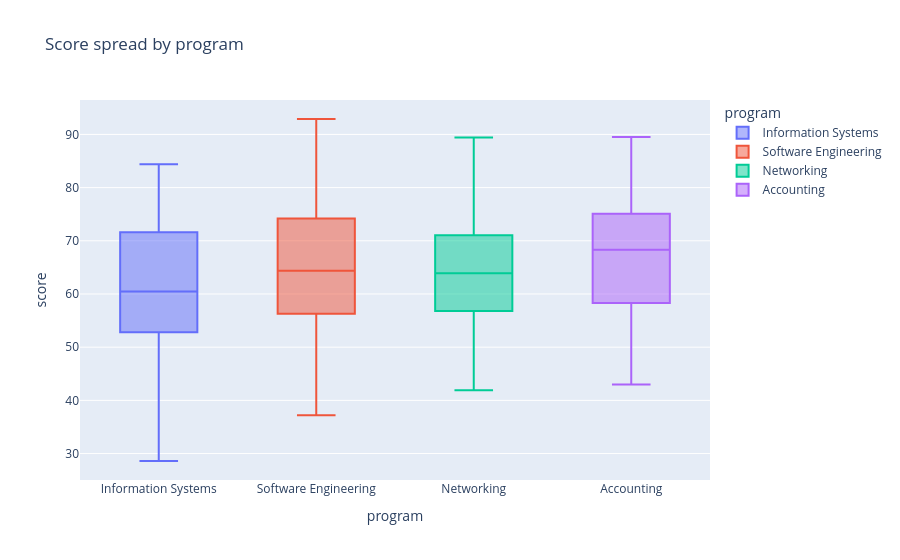

Write notebook code for a chart like this one.
### Markdown cell above
### Bonus (+3): One chart, four stories

### Code cell
fig4 = px.box(df, x="program", y="score", color="program", title="Score spread by program")
fig4.show()

# Most consistent program = the one with the shortest box (smallest IQR).
# Widest spread = the one with the tallest box / longest whiskers.
# Read both off the chart and name the programs in your two sentences.

### Figure 1 — Plotly figure (JSON) as saved in the notebook; plotly's stock layout.template omitted (floating-point values rounded to 4 significant figures)
{"data": [{"alignmentgroup": "True", "hovertemplate": "program=%{x}<br>score=%{y}<extra></extra>", "legendgroup": "Information Systems", "marker": {"color": "#636efa"}, "name": "Information Systems", "notched": false, "offsetgroup": "Information Systems", "orientation": "v", "showlegend": true, "type": "box", "x": ["Information Systems", "Information Systems", "Information Systems", "Information Systems", "Information Systems", "Information Systems", "Information Systems", "Information Systems", "Information Systems", "Information Systems", "Information Systems", "Information Systems", "Information Systems", "Information Systems", "Information Systems", "Information Systems", "Information Systems", "Information Systems", "Information Systems", "Information Systems", "Information Systems", "Information Systems", "Information Systems", "Information Systems", "Information Systems", "Information Systems", "Information Systems", "Information Systems", "Information Systems", "Information Systems", "Information Systems", "Information Systems", "Information Systems", "Information Systems", "Information Systems", "Information Systems", "Information Systems", "Information Systems"], "x0": " ", "xaxis": "x", "y": [28.6, 42.3, 47.8, 60.9, 49.1, 59.0, 67.7, 74.4, 65.7, 78.9, 84.4, 59.9, 68.7, 78.6, 50.0, 44.6, 54.5, 60.0, 55.7, 61.2, 71.6, 77.2, 55.9, 61.5, 74.7, 76.8, 72.6, 81.4, 52.8, 48.5, 57.3, 67.2, 52.4, 51.5, 56.9, 63.6, 58.3, 68.2], "y0": " ", "yaxis": "y"}, {"alignmentgroup": "True", "hovertemplate": "program=%{x}<br>score=%{y}<extra></extra>", "legendgroup": "Software Engineering", "marker": {"color": "#EF553B"}, "name": "Software Engineering", "notched": false, "offsetgroup": "Software Engineering", "orientation": "v", "showlegend": true, "type": "box", "x": ["Software Engineering", "Software Engineering", "Software Engineering", "Software Engineering", "Software Engineering", "Software Engineering", "Software Engineering", "Software Engineering", "Software Engineering", "Software Engineering", "Software Engineering", "Software Engineering", "Software Engineering", "Software Engineering", "Software Engineering", "Software Engineering", "Software Engineering", "Software Engineering", "Software Engineering", "Software Engineering", "Software Engineering", "Software Engineering", "Software Engineering", "Software Engineering", "Software Engineering", "Software Engineering", "Software Engineering", "Software Engineering", "Software Engineering", "Software Engineering", "Software Engineering", "Software Engineering", "Software Engineering", "Software Engineering", "Software Engineering", "Software Engineering", "Software Engineering", "Software Engineering"], "x0": " ", "xaxis": "x", "y": [64.5, 74.4, 83.2, 62.0, 64.2, 77.9, 83.4, 45.1, 53.8, 63.8, 55.0, 60.5, 70.5, 62.2, 54.8, 60.3, 73.4, 64.8, 71.4, 80.2, 90.1, 47.4, 60.6, 66.0, 37.2, 50.8, 56.3, 66.2, 57.6, 67.4, 73.0, 82.9, 74.2, 84.1, 92.9, 37.7, 43.1, 56.3], "y0": " ", "yaxis": "y"}, {"alignmentgroup": "True", "hovertemplate": "program=%{x}<br>score=%{y}<extra></extra>", "legendgroup": "Networking", "marker": {"color": "#00cc96"}, "name": "Networking", "notched": false, "offsetgroup": "Networking", "orientation": "v", "showlegend": true, "type": "box", "x": ["Networking", "Networking", "Networking", "Networking", "Networking", "Networking", "Networking", "Networking", "Networking", "Networking", "Networking", "Networking", "Networking", "Networking", "Networking", "Networking", "Networking", "Networking", "Networking", "Networking", "Networking", "Networking", "Networking", "Networking", "Networking", "Networking", "Networking", "Networking", "Networking", "Networking", "Networking", "Networking", "Networking", "Networking", "Networking", "Networking", "Networking"], "x0": " ", "xaxis": "x", "y": [52.7, 62.6, 53.9, 63.9, 69.3, 48.1, 56.9, 59.2, 69.0, 63.6, 70.8, 76.2, 89.4, 80.8, 56.6, 65.3, 44.1, 46.4, 59.5, 65.1, 60.8, 66.3, 71.8, 70.8, 73.0, 82.9, 74.8, 70.5, 41.9, 55.6, 61.1, 53.6, 62.4, 72.3, 63.6, 69.1, 79.0], "y0": " ", "yaxis": "y"}, {"alignmentgroup": "True", "hovertemplate": "program=%{x}<br>score=%{y}<extra></extra>", "legendgroup": "Accounting", "marker": {"color": "#ab63fa"}, "name": "Accounting", "notched": false, "offsetgroup": "Accounting", "orientation": "v", "showlegend": true, "type": "box", "x": ["Accounting", "Accounting", "Accounting", "Accounting", "Accounting", "Accounting", "Accounting", "Accounting", "Accounting", "Accounting", "Accounting", "Accounting", "Accounting", "Accounting", "Accounting", "Accounting", "Accounting", "Accounting", "Accounting", "Accounting", "Accounting", "Accounting", "Accounting", "Accounting", "Accounting", "Accounting", "Accounting", "Accounting", "Accounting", "Accounting", "Accounting", "Accounting", "Accounting", "Accounting", "Accounting", "Accounting", "Accounting"], "x0": " ", "xaxis": "x", "y": [68.3, 67.4, 72.8, 75.0, 74.1, 79.6, 89.5, 64.2, 43.0, 48.5, 58.4, 49.8, 59.7, 68.4, 75.5, 66.9, 80.0, 82.3, 70.8, 69.8, 75.3, 51.2, 45.7, 55.6, 58.0, 71.1, 62.4, 69.1, 77.8, 56.6, 62.1, 67.7, 77.5, 72.1, 79.3, 53.9, 67.1], "y0": " ", "yaxis": "y"}], "layout": {"boxmode": "overlay", "legend": {"title": {"text": "program"}, "tracegroupgap": 0}, "title": {"text": "Score spread by program"}, "xaxis": {"anchor": "y", "categoryarray": ["Information Systems", "Software Engineering", "Networking", "Accounting"], "categoryorder": "array", "domain": [0, 1], "title": {"text": "program"}}, "yaxis": {"anchor": "x", "domain": [0, 1], "title": {"text": "score"}}}}
